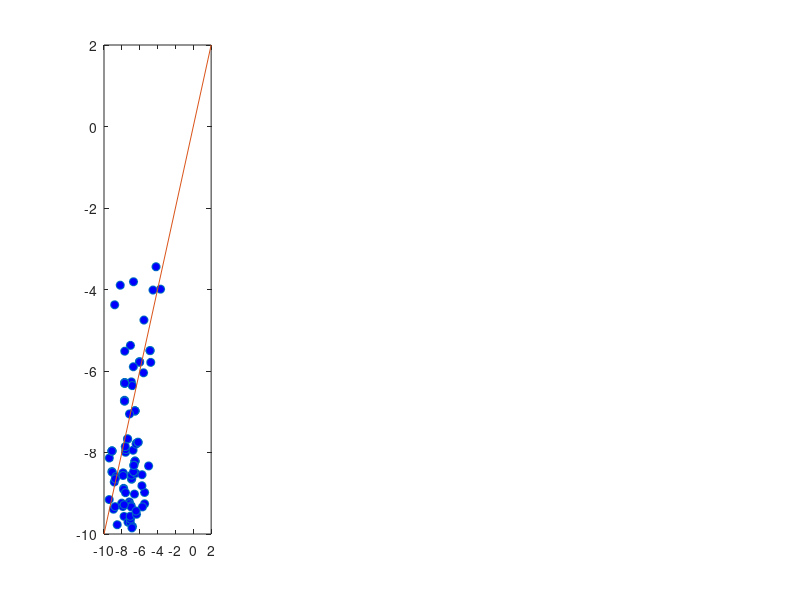

MATLAB code to generate this figure: (Note: this script raises an error after producing the figure.)
% for paper "Inferring stochastic dynamics of complex systems", T.-T. Gao,
% B. Barzel, and G. Yan
clc; clear;
%load data
data = csvread('PathDataNewValues.csv');
injection = csvread('injection_position.csv');

% NTG
Type1 = zeros(4,size(data,2));
Type1(1,:) = mean(data(1:4,1:end));
std1 = std(data(1:4,1:end));
Type1(2,:) = mean(data(8:15,1:end));
std2 = std(data(8:15,1:end));
Type1(3,:) = mean(data(23:28,1:end));
std3 = std(data(23:28,1:end));
Type1(4,:) = mean(data(34:39,1:end));
std4 = std(data(34:39,1:end));

% G2019S
Type2 = zeros(4,size(data,2));
Type2(1,:) = mean(data(5:7,1:end));
std1 = std(data(5:7,1:end));
Type2(2,:) = mean(data(16:22,1:end));
std2 = std(data(16:22,1:end));
Type2(3,:) = mean(data(29:33,1:end));
std3 = std(data(29:33,1:end));
Type2(4,:) = mean(data(40:end,1:end));
std4 = std(data(40:end,1:end));

% data augumentation
DataSet = zeros(5000,size(data,2)*5);
for i = 1:5000
    m1 = round(rand(1,2).*3+1);
    m2 = round(rand(1,4).*7+8);
    m3 = round(rand(1,3).*5+23);
    m4 = round(rand(1,3).*5+34);
%     DataSet(4*i-3,1:size(data,2)) = injection;
%     DataSet(4*i-3,size(data,2)+1) = 1;
%     DataSet(4*i-3,size(data,2)+2:end) = std1.*randn(1,160).*0.1 + Type1(1,:);
%     DataSet(4*i-2,1:size(data,2)) = injection;
%     DataSet(4*i-2,size(data,2)+1) = 3;
%     DataSet(4*i-2,size(data,2)+2:end) = std2.*randn(1,160).*0.1 + Type1(2,:);
%     DataSet(4*i-1,1:size(data,2)) = injection;
%     DataSet(4*i-1,size(data,2)+1) = 3;
%     DataSet(4*i-1,size(data,2)+2:end) = std3.*randn(1,160).*0.1 + Type1(3,:);
%     DataSet(4*i,1:size(data,2)) = injection;
%     DataSet(4*i,size(data,2)+1) = 3;
%     DataSet(4*i,size(data,2)+2:end) = std4.*randn(1,160).*0.1 + Type1(4,:);
    DataSet(i,1:size(data,2)) = injection;
    DataSet(i,size(data,2)+1:size(data,2)*2) = std1.*randn(1,160).*0.1 + Type1(1,:);
    DataSet(i,size(data,2)*2+1:size(data,2)*3) = std2.*randn(1,160).*0.08 + Type1(2,:);
    DataSet(i,size(data,2)*3+1:size(data,2)*4) = std3.*randn(1,160).*0.08 + Type1(3,:);
    DataSet(i,size(data,2)*4+1:size(data,2)*5) = std4.*randn(1,160).*0.08 + Type1(4,:);
end

%writematrix(DataSet,'initial_injection_dataset.csv');

% load('W.mat');
% %ic*ic -> adjust the matrix
% Wnew = zeros(length(W));
% Wnew(1:length(W)/2,1:length(W)/2) = W(1:length(W)/2,1:length(W)/2);
% Wnew(length(W)/2+1:end,length(W)/2+1:end) = W(length(W)/2+1:end,1:length(W)/2);
% Wnew(length(W)/2+1:end,1:length(W)/2) = W(length(W)/2+1:end,length(W)/2+1:end);
% Wnew(1:length(W)/2,length(W)/2+1:end) = W(1:length(W)/2,length(W)/2+1:end);

A = csvread('TauWValues.csv');
ii = 1;
for i = 1:size(A,1)
    for j = 1:size(A,1)
        if A(i,j) ~= 0
            E(ii,1) = i;
            E(ii,2) = j;
            E(ii,3) = A(i,j);
            ii = ii+1;
        end
    end
end
Enew = sortrows(E,2);

%DataSet = csvread('path_data_augment.csv');
STD = [std1;std2;std3;std4];


% retro A; antero A';
aA = A';
ii = 1;
for i = 1:size(aA,1)
    for j = 1:size(aA,1)
        if aA(i,j) ~= 0
            aE(ii,1) = i;
            aE(ii,2) = j;
            aE(ii,3) = aA(i,j);
            ii = ii+1;
        end
    end
end
aEnew = sortrows(aE,2);

RA_E = [];
RA_E(1:length(aEnew),1:3) = Enew;

for i = 1:length(aEnew)
    m = find(Enew(:,1)==aEnew(i,1));
    n = find(Enew(m,2)==aEnew(i,2));
    if length(m) ~= 0 && length(n) ~= 0
        RA_E(m(n),4) = aEnew(i,3);
    else
        tmp = [aEnew(i,1:2),0,aEnew(i,3)];
        RA_E = [RA_E;tmp];
    end
end
Ret_Ant_E = sortrows(RA_E,2);
kk = Ret_Ant_E(:,3:4);
tempE = [Ret_Ant_E(:,1:2),kk];
%writematrix(tempE,'retro_antero_edge.csv');

% writematrix(DataSet,'augDataSet_ave.csv');

% writematrix(Type1,'aveData.csv');

 D = csvread('TauD.csv');
 Dnew = 1./log(D.^2);
 ii = 1;
for i = 1:size(Dnew,1)
    for j = 1:size(Dnew,1)
        if Dnew(i,j) ~= 0 && Dnew(i,j)>=0.11
            DE(ii,1) = i;
            DE(ii,2) = j;
            DE(ii,3) = Dnew(i,j);
            ii = ii+1;
        end
    end
end
DEnew = sortrows(DE,2);

RA_ED = [];
RA_ED(1:length(Ret_Ant_E),1:4) = Ret_Ant_E;

for i = 1:length(DEnew)
    m = find(Ret_Ant_E(:,1)==DEnew(i,1));
    n = find(Ret_Ant_E(m,2)==DEnew(i,2));
    if length(m) ~= 0 && length(n) == 1
        RA_ED(m(n),5) = DEnew(i,3);
    else
        tmp = [DEnew(i,1:2),0,0,DEnew(i,3)];
        RA_ED = [RA_ED;tmp];
    end
end
Ret_Ant_ED = sortrows(RA_ED,2);

%writematrix(Ret_Ant_ED,'Elist_re_an_eu.csv');
Dnew(Dnew<0.11)=0;

%%
t = [1,3,6,9];
Functions = zeros(4,160);
for i = 1:160
    tmp_r = 0;
    tmp_a = 0;
    tmp_e = 0;
    for j = 1:160
%         tmp_r = tmp_r + (injection(j)./(1+exp(-A(j,i))));
%         tmp_a = tmp_a + (injection(j)./(1+exp(-aA(j,i))));
%         tmp_e = tmp_e + (injection(j)*exp(Dnew(j,i)));
        if A(j,i)~=0
            tmp_r = tmp_r + (injection(j)./(1+exp(-A(j,i))));
        else
            tmp_r = tmp_r + 0;
        end
        if aA(j,i)~=0
            tmp_a = tmp_a + (injection(j)./(1+exp(-aA(j,i))));
        else
            tmp_a = tmp_a + 0;
        end
        if Dnew(j,i) ~=0
            tmp_e = tmp_e + (injection(j)*exp(Dnew(j,i)));
        else
            tmp_e = tmp_e + 0;
        end
    end
    Function(1,i) = injection(i);
    Function(2,i) = tmp_r;
    Function(3,i) = tmp_a;
    Function(4,i) = tmp_e;
end
% coef = zeros(4,160);
% for i = 1:160
% p1 = Function(1,i);
% p2 = Function(2,i);
% p3 = Function(3,i);
% p4 = Function(4,i);
% yy = Type1(:,i);
tt = [-1.44; -2.84; 0.32; 0.90;]+[1.5*1;1.5*3;1.5*6;1.5*9;]; % c = ct+1.5t
%tt = -[-0.063203;-1.658832;-9.319879;-14.395618];
% %tt = -[-0.05293649;-1.730772;-7.7784014;-12.183602];
% ff = fittype(['(c1*',num2str(p1),'+c2*',num2str(p2),'+c3*',num2str(p3),'+c4*',num2str(p4),')*tt'],'dependent',{'yy'},...
%     'independent',{'tt'}, 'coefficients',{'c1','c2','c3','c4'});
% % ff = fittype(['(c1*',num2str(p1),'+c2*',num2str(p2),'+c3*',num2str(p3),')*tt'],'dependent',{'yy'},...
% %   'independent',{'tt'}, 'coefficients',{'c1','c2','c3'})
% myfit = fit(tt,yy,ff);
% coef(1,i) = myfit.c1;
% coef(2,i) = myfit.c2;
% coef(3,i) = myfit.c3;
% coef(4,i) = myfit.c4;
% end

%% tau diffusion prediction
coef = csvread('inferred_coef_NTG.csv');
%coef = csvread('inferred_coef_mutation_re08_ant028.csv');
y_infer = [];
%injection = zeros(1,160);
%idx = randi(160,5,1);
%idx = [60,62,63];
%injection(idx)=1;
for i = 1:160
    tmp_r = 0;
    tmp_a = 0;
    tmp_e = 0;
    for j = 1:160
%         tmp_r = tmp_r + (injection(j)./(1+exp(-A(j,i))));
%         tmp_a = tmp_a + (injection(j)./(1+exp(-aA(j,i))));
%         tmp_e = tmp_e + (injection(j)*exp(Dnew(j,i)));
        if A(j,i)~=0
            tmp_r = tmp_r + (injection(j)./(1+exp(-A(j,i))));
        else
            tmp_r = tmp_r + 0;
        end
        if aA(j,i)~=0
            tmp_a = tmp_a + (injection(j)./(1+exp(-aA(j,i))));
        else
            tmp_a = tmp_a + 0;
        end
        if Dnew(j,i) ~=0
            tmp_e = tmp_e + (injection(j)*exp(Dnew(j,i)));
        else
            tmp_e = tmp_e + 0;
        end
    end
    y_infer(1,i) = (injection(i)*coef(1,i)+tmp_r*coef(2,i)+tmp_a*coef(3,i)+tmp_e*coef(4,i))*tt(1);
    y_infer(2,i) = (injection(i)*coef(1,i)+tmp_r*coef(2,i)+tmp_a*coef(3,i)+tmp_e*coef(4,i))*tt(2);
    y_infer(3,i) = (injection(i)*coef(1,i)+tmp_r*coef(2,i)+tmp_a*coef(3,i)+tmp_e*coef(4,i))*tt(3);
    y_infer(4,i) = (injection(i)*coef(1,i)+tmp_r*coef(2,i)+tmp_a*coef(3,i)+tmp_e*coef(4,i))*tt(4);
end
% y_infer(1,:) = y_infer(1,:)+std1.*randn(1,160).*0.1;
% y_infer(2,:) = y_infer(2,:)+std2.*randn(1,160).*0.1;
% y_infer(3,:) = y_infer(3,:)+std3.*randn(1,160).*0.1;
% y_infer(4,:) = y_infer(4,:)+std4.*randn(1,160).*0.1;

% y_infer(1,:) = y_infer(1,:)+normrnd(0,0.01,1,160).*mean(y_infer(1,:));
% y_infer(2,:) = y_infer(2,:)+normrnd(0,0.01,1,160).*mean(y_infer(2,:));
% y_infer(3,:) = y_infer(3,:)+normrnd(0,0.01,1,160).*mean(y_infer(3,:));
% y_infer(4,:) = y_infer(4,:)+normrnd(0,0.01,1,160).*mean(y_infer(4,:));

y_infer(1,:) = abs(y_infer(1,:));
y_infer(2,:) = abs(y_infer(2,:));
y_infer(3,:) = abs(y_infer(3,:));
y_infer(4,:) = abs(y_infer(4,:));




figure;
subplot(1,4,1)
%set(gcf, 'Position', [500,500,400,400])
plot(log(Type1(1,:)),log(y_infer(1,:)),'o','MarkerFaceColor','b')
hold on
plot([-10,2],[-10,2],'-')
xlim([-10,2]);
ylim([-10,2]); 
mdl = fitlm(Type1(1,:),y_infer(1,:))


subplot(1,4,2)
%set(gcf, 'Position', [500,500,400,400])
plot(log(Type1(2,:)),log(y_infer(2,:)),'o','MarkerFaceColor','b')
hold on
plot([-10,2],[-10,2],'-')
xlim([-10,2]);
ylim([-10,2]); 
mdl = fitlm(Type1(2,:),y_infer(2,:))

subplot(1,4,3)
%set(gcf, 'Position', [500,500,400,400])
plot(log(Type1(3,:)),log(y_infer(3,:)),'o','MarkerFaceColor','b')
hold on
plot([-10,2],[-10,2],'-')
xlim([-10,2]);
ylim([-10,2]); 
mdl = fitlm(Type1(3,:),y_infer(3,:))

subplot(1,4,4)
%set(gcf, 'Position', [500,500,400,400])
plot(log(Type1(4,:)),log(y_infer(4,:)),'o','MarkerFaceColor','b')
hold on
plot([-10,2],[-10,2],'-')
xlim([-10,2]);
ylim([-10,2]); 
mdl = fitlm(Type1(4,:),y_infer(4,:))



% figure;
% subplot(1,4,1)
% %set(gcf, 'Position', [500,500,400,400])
% plot(log(Type2(1,:)),log(y_infer(1,:)),'o','MarkerFaceColor','b')
% hold on
% plot([-10,2],[-10,2],'-')
% xlim([-10,2]);
% ylim([-10,2]); 
% mdl = fitlm(Type2(1,:),y_infer(1,:))
% 
% 
% subplot(1,4,2)
% %set(gcf, 'Position', [500,500,400,400])
% plot(log(Type2(2,:)),log(y_infer(2,:)),'o','MarkerFaceColor','b')
% hold on
% plot([-10,2],[-10,2],'-')
% xlim([-10,2]);
% ylim([-10,2]); 
% mdl = fitlm(Type2(2,:),y_infer(2,:))
% 
% subplot(1,4,3)
% %set(gcf, 'Position', [500,500,400,400])
% plot(log(Type2(3,:)),log(y_infer(3,:)),'o','MarkerFaceColor','b')
% hold on
% plot([-10,2],[-10,2],'-')
% xlim([-10,2]);
% ylim([-10,2]); 
% mdl = fitlm(Type2(3,:),y_infer(3,:))
% 
% subplot(1,4,4)
% %set(gcf, 'Position', [500,500,400,400])
% plot(log(Type2(4,:)),log(y_infer(4,:)),'o','MarkerFaceColor','b')
% hold on
% plot([-10,2],[-10,2],'-')
% xlim([-10,2]);
% ylim([-10,2]); 
% mdl = fitlm(Type2(4,:),y_infer(4,:))
% 
% %writematrix(y_infer,'inferred_tau_path_0633.csv');

%% null model test
% rsquare = zeros(500,4);
% Error = zeros(4,500);
% for nt = 1:500
% y_infer = [];
% injection = zeros(1,160);
% %idx = randi(160,5,1);
% idx = [52,60,62,63,96];
% %idx = [60,62,63,96];
% injection(idx)=1;
% for i = 1:160
%     tmp_r = 0;
%     tmp_a = 0;
%     tmp_e = 0;
%     for j = 1:160
%         tmp_r = tmp_r + (injection(j)./(1+exp(-A(j,i))));
%         tmp_a = tmp_a + (injection(j)./(1+exp(-aA(j,i))));
%         tmp_e = tmp_e + (injection(j)*exp(Dnew(j,i)));
%     end
%     y_infer(1,i) = (injection(i)*coef(1,i)+tmp_r*coef(2,i)+tmp_a*coef(3,i)+tmp_e*coef(4,i))*tt(1);
%     y_infer(2,i) = (injection(i)*coef(1,i)+tmp_r*coef(2,i)+tmp_a*coef(3,i)+tmp_e*coef(4,i))*tt(2);
%     y_infer(3,i) = (injection(i)*coef(1,i)+tmp_r*coef(2,i)+tmp_a*coef(3,i)+tmp_e*coef(4,i))*tt(3);
%     y_infer(4,i) = (injection(i)*coef(1,i)+tmp_r*coef(2,i)+tmp_a*coef(3,i)+tmp_e*coef(4,i))*tt(4);
%     
% end
% y_infer(1,:) = y_infer(1,:)+std1.*randn(1,160).*0.1;
% y_infer(2,:) = y_infer(2,:)+std2.*randn(1,160).*0.1;
% y_infer(3,:) = y_infer(3,:)+std3.*randn(1,160).*0.1;
% y_infer(4,:) = y_infer(4,:)+std4.*randn(1,160).*0.1;
% 
% y_infer(1,:) = abs(y_infer(1,:));
% y_infer(2,:) = abs(y_infer(2,:));
% y_infer(3,:) = abs(y_infer(3,:));
% y_infer(4,:) = abs(y_infer(4,:));
% 
% error_tmp = sum(abs(Type1-y_infer),2);
% 
% mdl1 = fitlm(Type1(1,:),y_infer(1,:));
% mdl2 = fitlm(Type1(2,:),y_infer(2,:));
% mdl3 = fitlm(Type1(3,:),y_infer(3,:));
% mdl4 = fitlm(Type1(4,:),y_infer(4,:));
% 
% rsquare(nt,1) = mdl1.Rsquared.Ordinary;
% rsquare(nt,2) = mdl2.Rsquared.Ordinary;
% rsquare(nt,3) = mdl3.Rsquared.Ordinary;
% rsquare(nt,4) = mdl4.Rsquared.Ordinary;
% 
% Error(:,nt) = error_tmp;
% 
% 
% end

%% 
name_id = fopen('names.csv');
Names = textscan(name_id,'%s%d%f%d','Delimiter',',');
fclose(name_id);

tmpy = csvread('inferred_tau_path.csv');
aa = load('namelist.mat');
aa = aa.aa;
tmpy = y_infer;
figure;
set(gcf, 'Position', [500,500,600,400])
xd = [1,2,3,4];
for i = 121:160 %change the range to get the different rigions' results
tmpstd = [std1(i);std2(i);std3(i);std4(i);];
%Infer = [Type1(:,i),tmpstd,tmpy(:,i)];
row_index = ceil(i/8);
column_index = i-(row_index-1)*8;
subplot(5,8,i-120)
e = errorbar(xd,Type1(:,i),tmpstd,'.','linewidth',1)
e.Color = 'blue';
hold on
plot(xd,Type1(:,i),'b-','linewidth',1)
plot(tmpy(:,i),'-','linewidth',1)
set(gca,'xticklabel',[])
title(aa{i})
end
